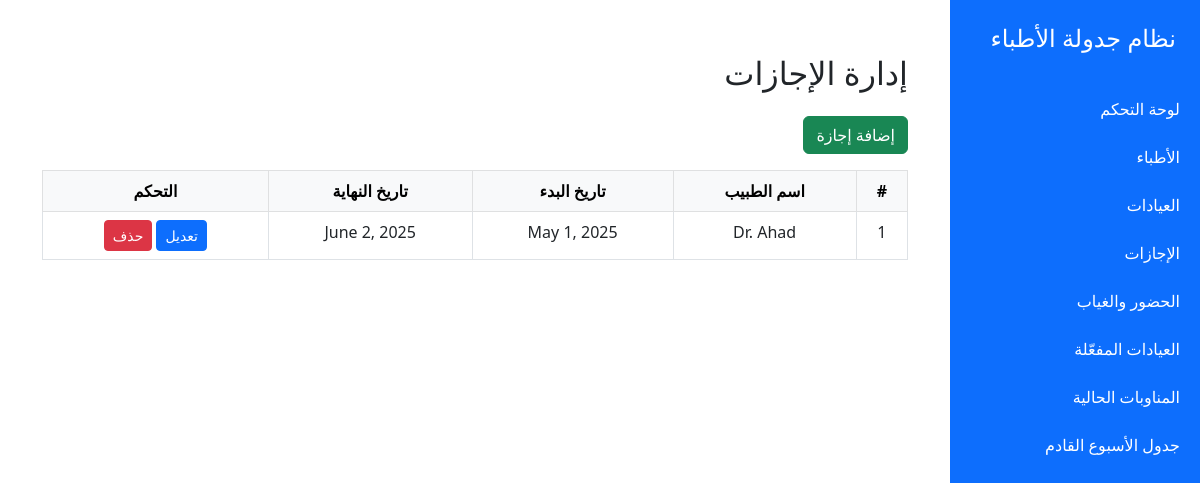
The page /dashboard/vacations/ on the database as committed earlier.
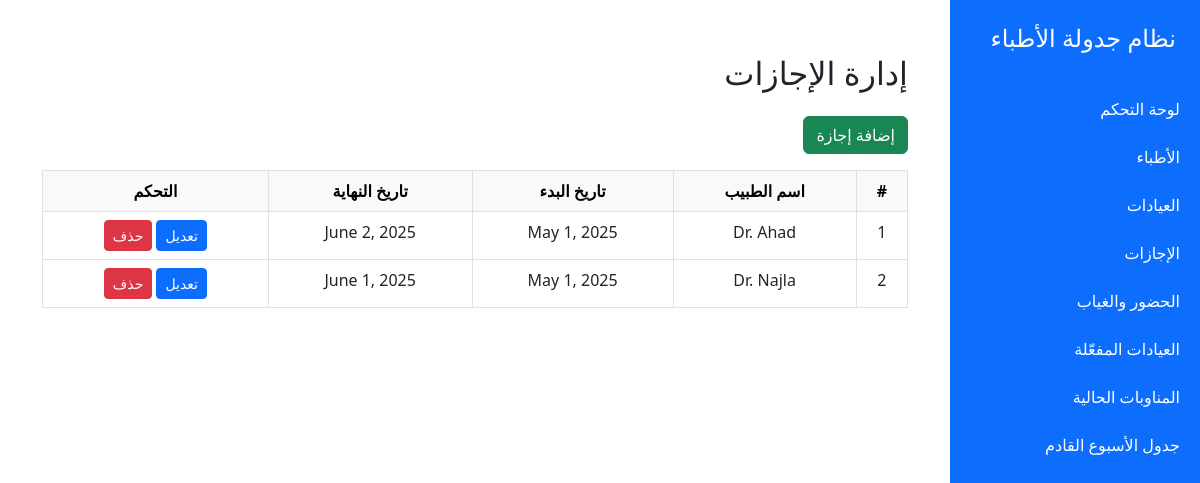
The same page on the database as committed later.
### doctors_app/models.py (models this page shows, shortened)
class Vacation(models.Model):
    doctor = models.ForeignKey(Doctor, on_delete=models.CASCADE, verbose_name='الطبيب')
    start_date = models.DateField(verbose_name='تاريخ بدء الإجازة')
    end_date = models.DateField(verbose_name='تاريخ نهاية الإجازة')

class Doctor(models.Model):
    name = models.CharField(max_length=100, verbose_name='اسم الطبيب')
    specialty = models.CharField(max_length=100, verbose_name='التخصص')
    max_sessions = models.IntegerField(default=10, verbose_name='الحد الأقصى للجلسات')
    preferred_clinics = models.JSONField(default=list, blank=True, verbose_name='تفضيلات العيادات')
    preferred_days = models.JSONField(default=list, blank=True, verbose_name='تفضيلات الأيام مع الشيفت')  # ✅ List مش Dict
    unavailable_days = models.JSONField(default=list, blank=True, verbose_name='الأيام غير المتاحة مع الشيفت')  # ✅ List
    shift_preference = models.JSONField(default=list, blank=True, verbose_name='تفضيلات المناوبة')
    has_training = models.BooleanField(default=False, verbose_name='مدرب')

### doctors_app/views.py (the view)
# urls.py: path('vacations/', views.vacations_list, name='vacations_list'),
def vacations_list(request):
    vacations = Vacation.objects.select_related('doctor').all()
    return render(request, 'vacations_list.html', {'vacations': vacations})

### templates/vacations_list.html (shortened to what this page needs)
{% extends 'base.html' %}
{% block content %}
<div class="container">
  <h2 class="my-4">إدارة الإجازات</h2>
  <a href="{% url 'add_vacation' %}" class="btn btn-success mb-3">إضافة إجازة</a>
  <table class="table table-bordered text-center">
    <thead class="table-light">
      <tr>
        <th>#</th>
        <th>اسم الطبيب</th>
        <th>تاريخ البدء</th>
        <th>تاريخ النهاية</th>
        <th>التحكم</th>
      </tr>
    </thead>
    <tbody>
      {% for vacation in vacations %}
      <tr>
        <td>{{ forloop.counter }}</td>
        <td>{{ vacation.doctor.name }}</td>
        <td>{{ vacation.start_date }}</td>
        <td>{{ vacation.end_date }}</td>
        <td>
          <a href="{% url 'edit_vacation' vacation.id %}" class="btn btn-sm btn-primary">تعديل</a>
          <form method="post" action="{% url 'delete_vacation' vacation.id %}" style="display:inline;">
            <button type="submit" class="btn btn-sm btn-danger" onclick="return confirm('هل أنت متأكد من الحذف؟')">حذف</button>
          </form>
        </td>
      </tr>
      {% empty %}
      <tr><td colspan="5">لا توجد إجازات حالياً.</td></tr>
      {% endfor %}
    </tbody>
  </table>
</div>
{% endblock %}

Rows that differ between the two databases and show on the page:
added Vacation: doctor.name "Dr. Najla", start_date "May 1, 2025", end_date "June 1, 2025"
